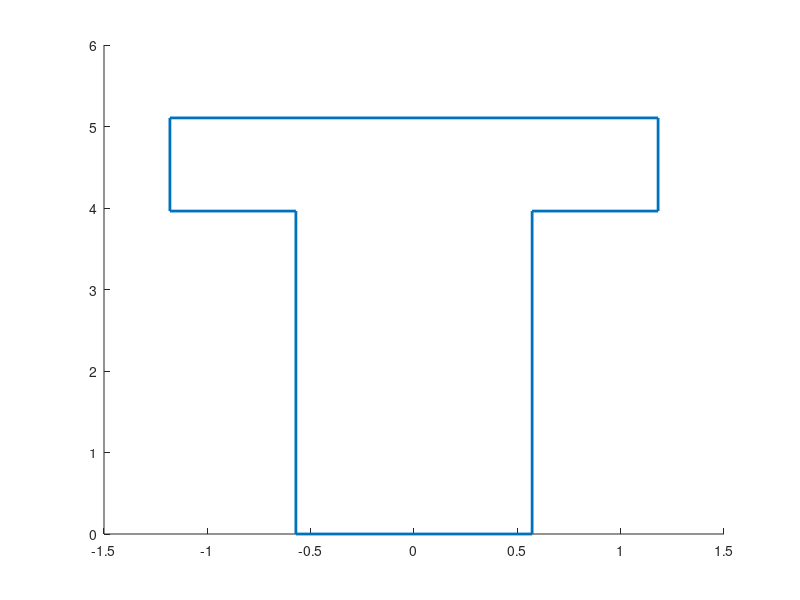

This chart was generated by the following MATLAB code: (Note: this script raises an error after producing the figure.)
%%%%%%%%%%%%%%%%%%%%%%%%%%%%%%%%%%%%%%%%%%%%%%%%%%%%%%%%%%%%%%%%%%%
%                                                                 
% ENGR 96 Mapping Code
% 30 November 2021
% Salih Boran Erol
%
% Draws the basic outline of the course.
% Also draws the drop zone when given the coordinates.
%
%%%%%%%%%%%%%%%%%%%%%%%%%%%%%%%%%%%%%%%%%%%%%%%%%%%%%%%%%%%%%%%%%%%%

clear all; clc; close all;

figure(1)
hold on

% Add the lines
line([-0.5715,0.5715],[0,0],'linewidth',2)
line([-0.5715,-0.5715],[0,3.9624],'linewidth',2)
line([0.5715,0.5715],[0,3.9624],'linewidth',2)
line([0.5715,0.5715 + 0.6096],[3.9624,3.9624],'linewidth',2)
line([-0.5715,-0.5715 - 0.6096],[3.9624,3.9624],'linewidth',2)
line([-0.5715 - 0.6096,-0.5715 - 0.6096],[3.9624,3.9624 + 1.143],'linewidth',2)
line([0.5715 + 0.6096,0.5715 + 0.6096],[3.9624,3.9624 + 1.143],'linewidth',2)
line([-0.5715 - 0.6096,0.5715 + 0.6096],[3.9624 + 1.143,3.9624 + 1.143],'linewidth',2)

% Create the circle for the drop zone
circle(0,4.5,0.3048)

title('Course')
xlabel('Distance X (m)')
ylabel('Distance Y (m)')
grid on

function circle(x,y,r)
%x and y are the coordinates of the center of the circle
%r is the radius of the circle
%0.01 is the angle step, bigger values will draw the circle faster but
%you might notice imperfections (not very smooth)
ang=0:0.01:2*pi; 
xp=r*cos(ang);
yp=r*sin(ang);
plot(x+xp,y+yp);
end
